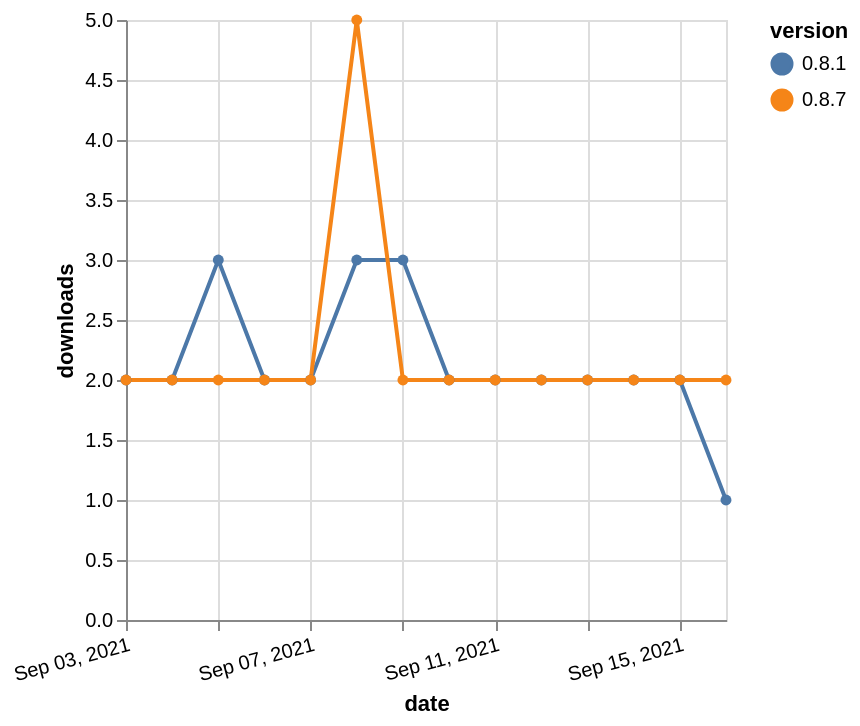

Vega-Lite specification for this chart:
### Vega-Lite specification from a JSON file in a GitHub repository (floating-point values rounded to 4 significant figures)
{"$schema": "https://vega.github.io/schema/vega-lite/v5.json", "description": "A simple bar chart with embedded data.", "data": {"values": [{"date": "2021-09-03", "total": 2310, "delta": 2, "version": "0.8.1"}, {"date": "2021-09-04", "total": 2312, "delta": 2, "version": "0.8.1"}, {"date": "2021-09-05", "total": 2315, "delta": 3, "version": "0.8.1"}, {"date": "2021-09-06", "total": 2317, "delta": 2, "version": "0.8.1"}, {"date": "2021-09-07", "total": 2319, "delta": 2, "version": "0.8.1"}, {"date": "2021-09-08", "total": 2322, "delta": 3, "version": "0.8.1"}, {"date": "2021-09-09", "total": 2325, "delta": 3, "version": "0.8.1"}, {"date": "2021-09-10", "total": 2327, "delta": 2, "version": "0.8.1"}, {"date": "2021-09-11", "total": 2329, "delta": 2, "version": "0.8.1"}, {"date": "2021-09-12", "total": 2331, "delta": 2, "version": "0.8.1"}, {"date": "2021-09-13", "total": 2333, "delta": 2, "version": "0.8.1"}, {"date": "2021-09-14", "total": 2335, "delta": 2, "version": "0.8.1"}, {"date": "2021-09-15", "total": 2337, "delta": 2, "version": "0.8.1"}, {"date": "2021-09-16", "total": 2338, "delta": 1, "version": "0.8.1"}, {"date": "2021-09-03", "total": 2350, "delta": 2, "version": "0.8.7"}, {"date": "2021-09-04", "total": 2352, "delta": 2, "version": "0.8.7"}, {"date": "2021-09-05", "total": 2354, "delta": 2, "version": "0.8.7"}, {"date": "2021-09-06", "total": 2356, "delta": 2, "version": "0.8.7"}, {"date": "2021-09-07", "total": 2358, "delta": 2, "version": "0.8.7"}, {"date": "2021-09-08", "total": 2363, "delta": 5, "version": "0.8.7"}, {"date": "2021-09-09", "total": 2365, "delta": 2, "version": "0.8.7"}, {"date": "2021-09-10", "total": 2367, "delta": 2, "version": "0.8.7"}, {"date": "2021-09-11", "total": 2369, "delta": 2, "version": "0.8.7"}, {"date": "2021-09-12", "total": 2371, "delta": 2, "version": "0.8.7"}, {"date": "2021-09-13", "total": 2373, "delta": 2, "version": "0.8.7"}, {"date": "2021-09-14", "total": 2375, "delta": 2, "version": "0.8.7"}, {"date": "2021-09-15", "total": 2377, "delta": 2, "version": "0.8.7"}, {"date": "2021-09-16", "total": 2379, "delta": 2, "version": "0.8.7"}]}, "width": "container", "mark": {"type": "line", "point": {"filled": true}}, "encoding": {"x": {"field": "date", "type": "temporal", "timeUnit": "yearmonthdate", "title": "date", "axis": {"labelAngle": -15}}, "y": {"field": "delta", "type": "quantitative", "title": "downloads"}, "color": {"field": "version", "type": "nominal"}, "tooltip": {"field": "delta"}}}
